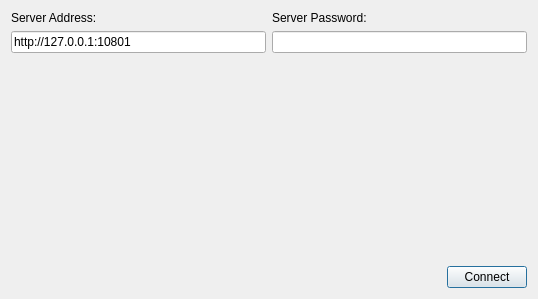
<?xml version="1.0" encoding="UTF-8"?>
<ui version="4.0">
 <class>ConnectDialog</class>
 <widget class="QDialog" name="ConnectDialog">
  <property name="geometry">
   <rect>
    <x>0</x>
    <y>0</y>
    <width>538</width>
    <height>299</height>
   </rect>
  </property>
  <property name="windowTitle">
   <string>Connect m0n1t0r Server</string>
  </property>
  <layout class="QVBoxLayout" name="verticalLayout">
   <item>
    <layout class="QHBoxLayout" name="horizontalLayout">
     <item>
      <layout class="QVBoxLayout" name="verticalLayout_3">
       <item>
        <widget class="QLabel" name="label_2">
         <property name="text">
          <string>Server Address:</string>
         </property>
        </widget>
       </item>
       <item>
        <widget class="QLineEdit" name="lineEdit_address">
         <property name="text">
          <string>http://127.0.0.1:10801</string>
         </property>
        </widget>
       </item>
      </layout>
     </item>
     <item>
      <layout class="QVBoxLayout" name="verticalLayout_4">
       <item>
        <widget class="QLabel" name="label_3">
         <property name="text">
          <string>Server Password:</string>
         </property>
        </widget>
       </item>
       <item>
        <widget class="QLineEdit" name="lineEdit_password"/>
       </item>
      </layout>
     </item>
    </layout>
   </item>
   <item>
    <spacer name="verticalSpacer">
     <property name="orientation">
      <enum>Qt::Orientation::Vertical</enum>
     </property>
     <property name="sizeHint" stdset="0">
      <size>
       <width>20</width>
       <height>40</height>
      </size>
     </property>
    </spacer>
   </item>
   <item>
    <layout class="QHBoxLayout" name="horizontalLayout_2">
     <item>
      <spacer name="horizontalSpacer">
       <property name="orientation">
        <enum>Qt::Orientation::Horizontal</enum>
       </property>
       <property name="sizeHint" stdset="0">
        <size>
         <width>40</width>
         <height>20</height>
        </size>
       </property>
      </spacer>
     </item>
     <item>
      <widget class="QPushButton" name="pushButton_connect">
       <property name="text">
        <string>Connect</string>
       </property>
      </widget>
     </item>
    </layout>
   </item>
  </layout>
 </widget>
 <resources/>
 <connections/>
</ui>
